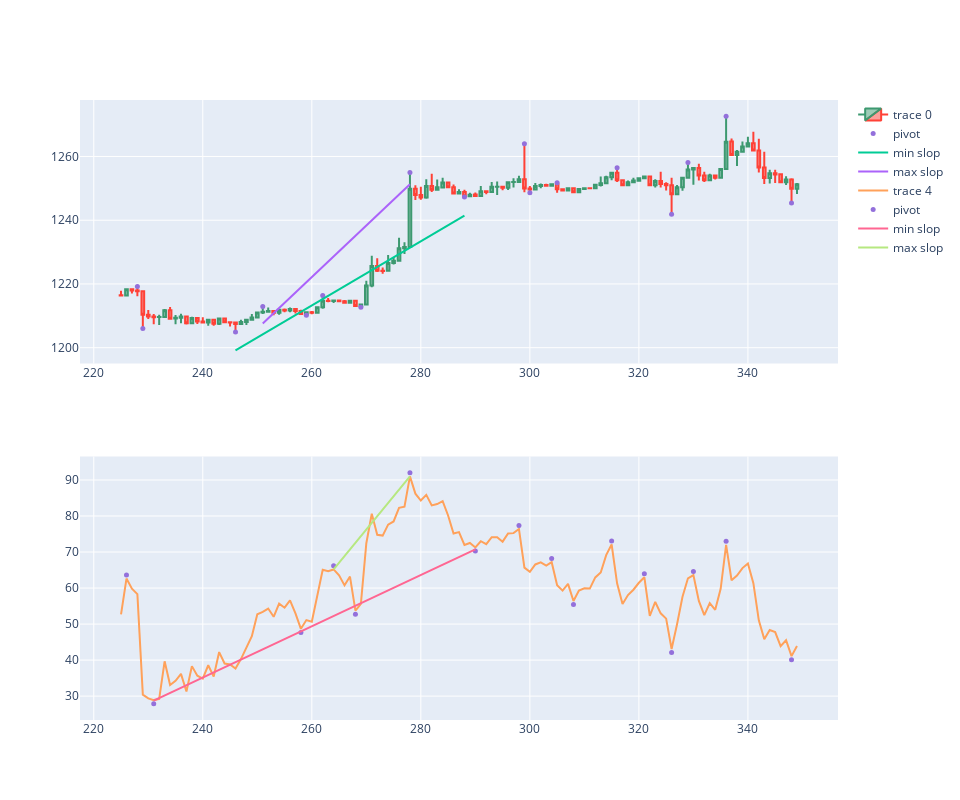

The notebook cell this image was saved under:
### Code cell
back_candles = 60

candle_id = 290

maxim = np.array([])
minim = np.array([])
xxmin = np.array([])
xxmax = np.array([])

maxim_rsi = np.array([])
minim_rsi = np.array([])
xxmin_rsi = np.array([])
xxmax_rsi = np.array([])

for i in range(candle_id - back_candles, candle_id + 1):
    if df.iloc[i].pivot == 1:
        minim = np.append(minim, df.iloc[i].Low)
        xxmin = np.append(xxmin, i)
    if df.iloc[i].pivot == 2:
        maxim = np.append(maxim, df.iloc[i].High)
        xxmax = np.append(xxmax, i)
    if df.iloc[i].rsi_pivot == 1:
        minim_rsi = np.append(minim_rsi, df.iloc[i].rsi)
        xxmin_rsi = np.append(xxmin_rsi, df.iloc[i].name)
    if df.iloc[i].rsi_pivot == 2:
        maxim_rsi = np.append(maxim_rsi, df.iloc[i].rsi)
        xxmax_rsi = np.append(xxmax_rsi, df.iloc[i].name)
        
sl_min, interc_min = np.polyfit(xxmin, minim, 1)
sl_max, interc_max = np.polyfit(xxmax, maxim, 1)
sl_min_rsi, interc_min_rsi = np.polyfit(xxmin_rsi, minim_rsi, 1)
sl_max_rsi, interc_max_rsi = np.polyfit(xxmax_rsi, maxim_rsi, 1)

print(sl_min, sl_max, sl_min_rsi, sl_max_rsi)

df_pl = df.copy()

df_pl = df_pl[candle_id - back_candles - 5 : candle_id + back_candles]

fig = go.Figure(data = [go.Candlestick(x = df_pl.index,
                                       open = df_pl['Open'],
                                       high = df_pl['High'],
                                       low = df_pl['Low'],
                                       close = df_pl['Close'])])

fig = make_subplots(rows = 2, cols = 1)

fig.update_layout(width=960, height=800)

# candlestick
fig.append_trace(go.Candlestick(x = df_pl.index,
                               open = df_pl['Open'],
                               high = df_pl['High'],
                               low = df_pl['Low'],
                               close = df_pl['Close']), row = 1, col = 1)

# pivot points
fig.add_scatter(x = df_pl.index, y = df_pl['point_pos'], mode = 'markers',
               marker = dict(size = 5, color = 'MediumPurple'),
               name = 'pivot', row = 1, col = 1)
# slop line
fig.add_trace(go.Scatter(x = xxmin, y = sl_min * xxmin + interc_min, mode = 'lines', name = 'min slop'), row = 1, col = 1)
fig.add_trace(go.Scatter(x = xxmax, y = sl_max * xxmax + interc_max, mode = 'lines', name = 'max slop'), row = 1, col = 1)

# rsi
fig.append_trace(go.Scatter(x = df_pl.index, y = df_pl['rsi']), row = 2, col = 1)

# rsi pivot points
fig.add_scatter(x = df_pl.index, y = df_pl['rsi_point_pos'], mode = 'markers',
               marker = dict(size = 5, color = 'MediumPurple'),
               name = 'pivot', row = 2, col = 1)

# slop line
fig.add_trace(go.Scatter(x = xxmin_rsi, y = sl_min_rsi * xxmin_rsi + interc_min_rsi, mode = 'lines', name = 'min slop'), row = 2, col = 1)
fig.add_trace(go.Scatter(x = xxmax_rsi, y = sl_max_rsi * xxmax_rsi + interc_max_rsi, mode = 'lines', name = 'max slop'), row = 2, col = 1)

fig.update_layout(xaxis_rangeslider_visible = False)
fig.show()
